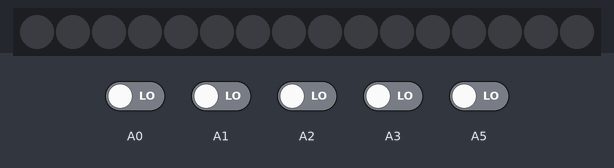
A sketch run on a simulated Arduino Uno, built with avr-gcc and run on an emulated ATmega328P. Parts: 16 RGB LEDs in strip order, left to right. Inputs (shaded band) come from the test bench; at power-on: A0–3, A5 LOW.

Above: at 1.2 s.
1.3 s: A0 driven HIGH
2.8 s: A1 driven HIGH
At 3.2 s:
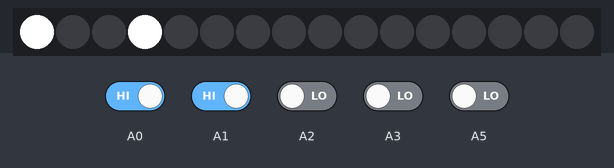
4.3 s: A2 driven HIGH
5.8 s: A3 driven HIGH
At 6.7 s:
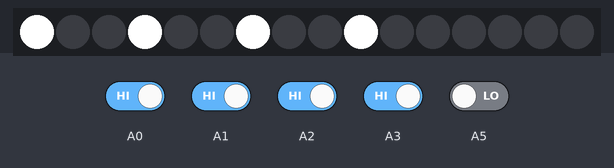
7.3 s: A5 driven HIGH
8.8 s: A0 driven LOW
At 10.1 s:
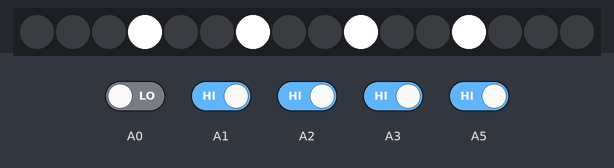
Timing chart, 0 to 11.3 s (numbered marks = the images above; inputs shaded):
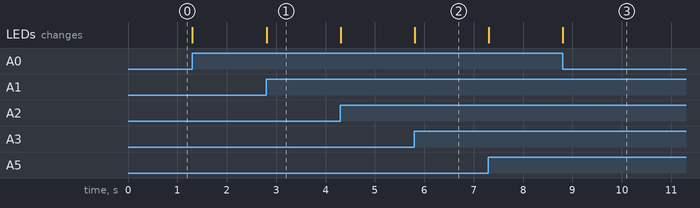

The sketch:

TLC5940_Onset.ino
```cpp
/*
    Basic Pin setup:
    ------------                                  ---u----
    ARDUINO   13|-> SCLK (pin 25)           OUT1 |1     28| OUT channel 0
              12|                           OUT2 |2     27|-> GND (VPRG)
              11|-> SIN (pin 26)            OUT3 |3     26|-> SIN (pin 11)
              10|-> BLANK (pin 23)          OUT4 |4     25|-> SCLK (pin 13)
               9|-> XLAT (pin 24)             .  |5     24|-> XLAT (pin 9)
               8|                             .  |6     23|-> BLANK (pin 10)
               7|                             .  |7     22|-> GND
               6|                             .  |8     21|-> VCC (+5V)
               5|                             .  |9     20|-> 2K Resistor -> GND
               4|                             .  |10    19|-> +5V (DCPRG)
               3|-> GSCLK (pin 18)            .  |11    18|-> GSCLK (pin 3)
               2|                             .  |12    17|-> SOUT
               1|                             .  |13    16|-> XERR
               0|                           OUT14|14    15| OUT channel 15
    ------------                                  --------

    -  Put the longer leg (anode) of the LEDs in the +5V and the shorter leg
         (cathode) in OUT(0-15).
    -  +5V from Arduino -> TLC pin 21 and 19     (VCC and DCPRG)
    -  GND from Arduino -> TLC pin 22 and 27     (GND and VPRG)
    -  digital 3        -> TLC pin 18            (GSCLK)
    -  digital 9        -> TLC pin 24            (XLAT)
    -  digital 10       -> TLC pin 23            (BLANK)
    -  digital 11       -> TLC pin 26            (SIN)
    -  digital 13       -> TLC pin 25            (SCLK)
    -  The 2K resistor between TLC pin 20 and GND will let ~20mA through each
       LED.  To be precise, it's I = 39.06 / R (in ohms).  This doesn't depend
       on the LED driving voltage.
    - (Optional): put a pull-up resistor (~10k) between +5V and BLANK so that
                  all the LEDs will turn off when the Arduino is reset.

    If you are daisy-chaining more than one TLC, connect the SOUT of the first
    TLC to the SIN of the next.  All the other pins should just be connected
    together:
        BLANK on Arduino -> BLANK of TLC1 -> BLANK of TLC2 -> ...
        XLAT on Arduino  -> XLAT of TLC1  -> XLAT of TLC2  -> ...
    The one exception is that each TLC needs it's own resistor between pin 20
    and GND.

    This library uses the PWM output ability of digital pins 3, 9, 10, and 11.
    Do not use analogWrite(...) on these pins.

    This sketch does the Knight Rider strobe across a line of LEDs.

    Alex Leone <acleone ~AT~ gmail.com>, 2009-02-03 */

#include "Tlc5940.h"

void setup()
{
  /* Call Tlc.init() to setup the tlc.
     You can optionally pass an initial PWM value (0 - 4095) for all channels.*/
  Tlc.init();

  /* */

  pinMode(A0, INPUT);
  pinMode(A1, INPUT);
  pinMode(A2, INPUT);
  pinMode(A3, INPUT);
  pinMode(A4, INPUT);

  /*
  digitalWrite(A0, HIGH);
  digitalWrite(A1, HIGH);
  digitalWrite(A2, HIGH);
  digitalWrite(A3, HIGH);
  digitalWrite(A5, HIGH);
  */

}

/* This loop will create a Knight Rider-like effect if you have LEDs plugged
   into all the TLC outputs.  NUM_TLCS is defined in "tlc_config.h" in the
   library folder.  After editing tlc_config.h for your setup, delete the
   Tlc5940.o file to save the changes. */

void loop()
{

  if(digitalRead(A0) == HIGH){
    Tlc.set(0,4095);
  } else {
    Tlc.set(0,0);
  }
  if(digitalRead(A1) == HIGH){
    Tlc.set(3,4095);
  } else {
    Tlc.set(3,0);
  }
  if(digitalRead(A2) == HIGH){
    Tlc.set(6,4095);
  } else {
    Tlc.set(6,0);
  }
  if(digitalRead(A3) == HIGH){
    Tlc.set(9,4095);
  } else {
    Tlc.set(9,0);
  }
  if(digitalRead(A5) == HIGH){
    Tlc.set(12,4095);
  } else {
    Tlc.set(12,0);
  }

  /*
  Tlc.set(0, analogRead(A0)*2 );
  Tlc.set(3, analogRead(A1)*2 );
  Tlc.set(6, analogRead(A2)*2 );
  Tlc.set(9, analogRead(A3)*2 );
  Tlc.set(12, analogRead(A5)* 2);
 */

  Tlc.update();


}
```

Measured:
- after the input at 2.8 s, the LEDs: change at once (image 1)
- after the input at 5.8 s, the LEDs: change at once (image 2)
- after the input at 8.8 s, the LEDs: change at once (image 3)
